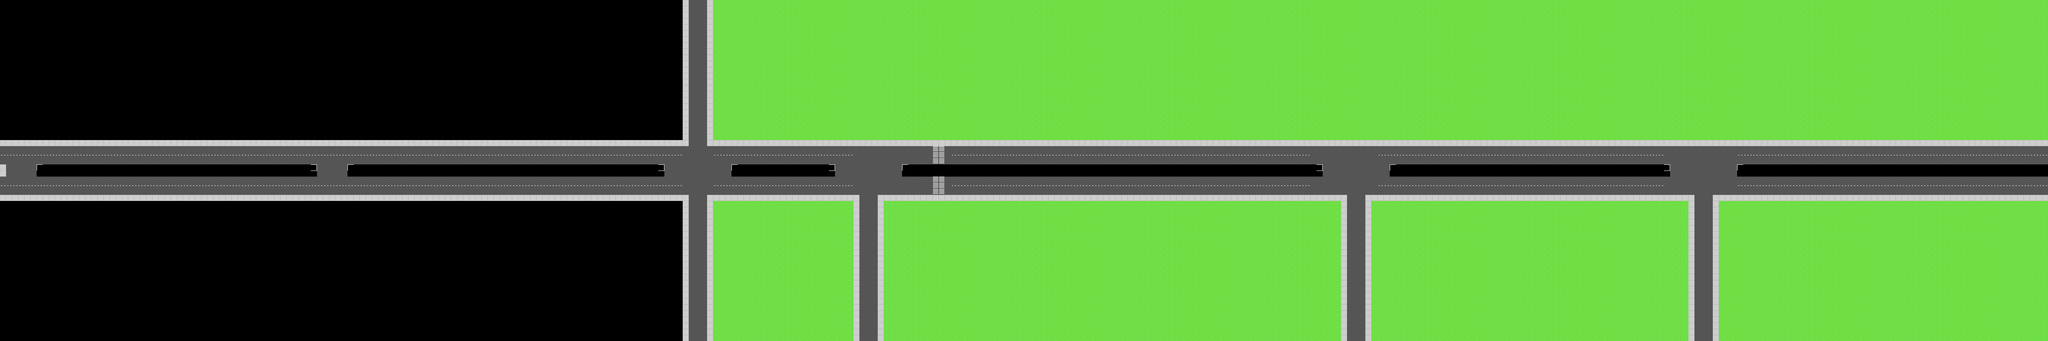

The image is a tile-based game level rendered from a .tmx file. Its description and source (layers, tilesets, objects; grid data summarised) follow:
An orthogonal 336x56 tile map with 30x30 px tiles, 3 tile layers (Camada de Tiles 1, Camada de Tiles 2 , Camada de Tiles 3 ), 3 tilesets and 2 objects (2x 0).

<map version="1.2" tiledversion="1.3.0" orientation="orthogonal" renderorder="left-up" compressionlevel="0" width="336" height="56" tilewidth="30" tileheight="30" infinite="0" nextlayerid="11" nextobjectid="27">
 <properties>
  <property name="ENEMIES" value="madladcat-peacockpigeon-" />
  <property name="INTERIOR" value="0" />
  <property name="SIGNAL" type="int" value="3" />
 </properties>
 <tileset firstgid="1" source="../Tiles/Files/nature.tsx" />
 <tileset firstgid="50" source="../Tiles/Files/streets.tsx" />
 <tileset firstgid="141" source="../Tiles/Files/buildings.tsx" />
 <layer id="1" name="Camada de Tiles 1" width="336" height="56">
  <data>[18816 cells, 18816 non-empty, 12 distinct tile ids]</data>
 </layer>
 <layer id="3" name="Camada de Tiles 2 " width="336" height="56">
  <data>[18816 cells, 0 non-empty, 0 distinct tile ids]</data>
 </layer>
 <layer id="5" name="Camada de Tiles 3 " width="336" height="56">
  <data>[18816 cells, 0 non-empty, 0 distinct tile ids]</data>
 </layer>
 <objectgroup id="10" name="PORTAL">
  <object id="4" name="portal_0" type="0" x="5.152" y="721.94" width="18" height="236">
   <properties>
    <property name="MAP" value="1urban_0" />
    <property name="PX" type="int" value="1633" />
    <property name="PY" type="int" value="837" />
   </properties>
  </object>
 </objectgroup>
 <objectgroup id="9" name="VEHICLES" />
 <objectgroup id="7" name="NPC">
  <object id="19" name="npc_0" type="0" x="377.03" y="723.091">
   <properties>
    <property name="INDEX" value="000000" />
    <property name="WHO" value="BUS WAITER" />
   </properties>
   <point />
  </object>
 </objectgroup>
</map>
